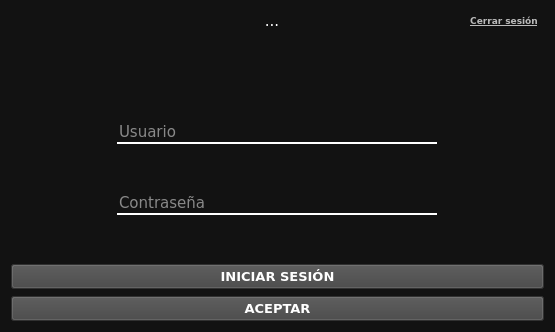
<?xml version="1.0" encoding="UTF-8"?>
<ui version="4.0">
 <class>Form</class>
 <widget class="QWidget" name="Form">
  <property name="geometry">
   <rect>
    <x>0</x>
    <y>0</y>
    <width>555</width>
    <height>332</height>
   </rect>
  </property>
  <property name="windowTitle">
   <string>Iniciar sesión</string>
  </property>
  <property name="windowIcon">
   <iconset>
    <normaloff>:/main/monitor_icon.png</normaloff>:/main/monitor_icon.png</iconset>
  </property>
  <property name="styleSheet">
   <string notr="true">QLineEdit {
color: #FFFFFF;
background-color: transparent;
border-style: solid;
border-bottom: 2px solid #FFFFFF;
}

QPushButton:enabled{
background-color: #444444;
color: #FFFFFF;
}

QPushButton:disabled{
background-color: #FFFFFF;
color: #adc1ce;
}

QWidget{
	background-color: #121212;
}

QPushButton:enabled{
	/*background-color: qlineargradient(x1: 0, y1: 0, x2: 0, y2: 1, stop: 0 #121212, stop: 1 #121212);*/
	/*background-color: #121212;*/
	/*color: white;*/
	/*font: 10pt &quot;Verdana&quot;;*/
}

QGroupBox{	
	border: none;
}

QTableWidget::item:hover{
	color: white;
}

 QScrollBar:vertical {
     border-radius: 100px;
     background: #595959;
     width: 5px;
     margin: 22px 0 22px 0;
 }
 QScrollBar::handle:vertical {
     background: #cdcdcd;
     min-height: 20px;
 }
 QScrollBar::add-line:vertical {
     /*border: 2px solid grey;*/
     /*background: #32CC99;*/
     /*height: 20px;*/
    /* subcontrol-position: bottom;*/
     /*subcontrol-origin: margin;*/
	width: 0;
 }

 QScrollBar::sub-line:vertical {
   /*  border: 2px solid grey;*/
     /*background: #32CC99;*/
     /*height: 20px;*/
    /* subcontrol-position: top;*/
    /* subcontrol-origin: margin;*/
	width: 0;
 }
 QScrollBar::up-arrow:vertical, QScrollBar::down-arrow:vertical {
     border: 2px solid grey;
     width: 3px;
     height: 3px;
     background: white;
 }

 QScrollBar::add-page:vertical, QScrollBar::sub-page:vertical {
     background: none;
 }

QTableWidget{
	selection-color: #1abc9c;
	selection-background-color: #121212;
	background-color: #121212;
	color: #7f8c8d;
}

QComboBox{
	color: #7f8c8d;
	background: #121212;	
	font: 75 12pt &quot;Verdana&quot;;
}

QComboBox::focus{
	color: white;
	selection-background-color: #121212;
}

Line{
	border: 2px solid #3A3A3A;
}</string>
  </property>
  <layout class="QVBoxLayout" name="verticalLayout">
   <property name="spacing">
    <number>7</number>
   </property>
   <item>
    <layout class="QHBoxLayout" name="horizontalLayout">
     <item>
      <widget class="QLabel" name="label">
       <property name="font">
        <font>
         <family>Verdana</family>
         <pointsize>7</pointsize>
         <weight>75</weight>
         <bold>true</bold>
        </font>
       </property>
       <property name="styleSheet">
        <string notr="true">color: transparent;</string>
       </property>
       <property name="text">
        <string>Cerrar sesión</string>
       </property>
      </widget>
     </item>
     <item>
      <spacer name="horizontalSpacer_2">
       <property name="orientation">
        <enum>Qt::Horizontal</enum>
       </property>
       <property name="sizeHint" stdset="0">
        <size>
         <width>40</width>
         <height>20</height>
        </size>
       </property>
      </spacer>
     </item>
     <item>
      <widget class="QLabel" name="labelBienvenido">
       <property name="minimumSize">
        <size>
         <width>240</width>
         <height>0</height>
        </size>
       </property>
       <property name="font">
        <font>
         <family>Verdana</family>
         <pointsize>11</pointsize>
        </font>
       </property>
       <property name="styleSheet">
        <string notr="true">color: white;</string>
       </property>
       <property name="text">
        <string>&lt;html&gt;&lt;head/&gt;&lt;body&gt;&lt;p align=&quot;center&quot;&gt;...&lt;/p&gt;&lt;/body&gt;&lt;/html&gt;</string>
       </property>
       <property name="alignment">
        <set>Qt::AlignCenter</set>
       </property>
       <property name="wordWrap">
        <bool>false</bool>
       </property>
      </widget>
     </item>
     <item>
      <spacer name="horizontalSpacer">
       <property name="orientation">
        <enum>Qt::Horizontal</enum>
       </property>
       <property name="sizeHint" stdset="0">
        <size>
         <width>40</width>
         <height>20</height>
        </size>
       </property>
      </spacer>
     </item>
     <item>
      <widget class="QPushButton" name="botonLogout">
       <property name="font">
        <font>
         <family>Verdana</family>
         <pointsize>7</pointsize>
         <weight>75</weight>
         <bold>true</bold>
         <underline>true</underline>
        </font>
       </property>
       <property name="cursor">
        <cursorShape>PointingHandCursor</cursorShape>
       </property>
       <property name="styleSheet">
        <string notr="true">:enabled{
	color: #BBBBBB;
}

:disabled{
	color: #BBBBBB;
}

:pressed{
	color: #FFFFFF;
	background-color: transparent;
}

:hover{
	font-size:7.5pt;
}</string>
       </property>
       <property name="text">
        <string>Cerrar sesión</string>
       </property>
       <property name="flat">
        <bool>true</bool>
       </property>
      </widget>
     </item>
    </layout>
   </item>
   <item>
    <widget class="QLabel" name="logo">
     <property name="styleSheet">
      <string notr="true"/>
     </property>
     <property name="text">
      <string/>
     </property>
    </widget>
   </item>
   <item>
    <widget class="QLabel" name="spacer1">
     <property name="text">
      <string/>
     </property>
    </widget>
   </item>
   <item alignment="Qt::AlignHCenter">
    <widget class="QLineEdit" name="editUsuario">
     <property name="minimumSize">
      <size>
       <width>320</width>
       <height>0</height>
      </size>
     </property>
     <property name="font">
      <font>
       <family>Verdana</family>
       <pointsize>11</pointsize>
      </font>
     </property>
     <property name="toolTip">
      <string>&lt;html&gt;&lt;head/&gt;&lt;body&gt;&lt;p&gt;jhhhj&lt;/p&gt;&lt;/body&gt;&lt;/html&gt;</string>
     </property>
     <property name="whatsThis">
      <string>&lt;html&gt;&lt;head/&gt;&lt;body&gt;&lt;p&gt;Usuario&lt;/p&gt;&lt;/body&gt;&lt;/html&gt;</string>
     </property>
     <property name="text">
      <string/>
     </property>
     <property name="placeholderText">
      <string>Usuario</string>
     </property>
    </widget>
   </item>
   <item>
    <widget class="QLabel" name="spacer2">
     <property name="text">
      <string/>
     </property>
    </widget>
   </item>
   <item alignment="Qt::AlignHCenter">
    <widget class="QLineEdit" name="editPassword">
     <property name="minimumSize">
      <size>
       <width>320</width>
       <height>0</height>
      </size>
     </property>
     <property name="font">
      <font>
       <family>Verdana</family>
       <pointsize>11</pointsize>
      </font>
     </property>
     <property name="text">
      <string/>
     </property>
     <property name="echoMode">
      <enum>QLineEdit::Password</enum>
     </property>
     <property name="placeholderText">
      <string>Contraseña</string>
     </property>
    </widget>
   </item>
   <item>
    <widget class="QLabel" name="spacer3">
     <property name="text">
      <string/>
     </property>
    </widget>
   </item>
   <item>
    <widget class="QPushButton" name="botonLogin">
     <property name="font">
      <font>
       <family>Verdana</family>
       <pointsize>10</pointsize>
       <weight>75</weight>
       <bold>true</bold>
      </font>
     </property>
     <property name="cursor">
      <cursorShape>PointingHandCursor</cursorShape>
     </property>
     <property name="styleSheet">
      <string notr="true"/>
     </property>
     <property name="text">
      <string>INICIAR SESIÓN</string>
     </property>
    </widget>
   </item>
   <item>
    <widget class="QPushButton" name="botonAceptar">
     <property name="font">
      <font>
       <family>Verdana</family>
       <pointsize>10</pointsize>
       <weight>75</weight>
       <bold>true</bold>
      </font>
     </property>
     <property name="text">
      <string>ACEPTAR</string>
     </property>
    </widget>
   </item>
  </layout>
 </widget>
 <tabstops>
  <tabstop>editUsuario</tabstop>
  <tabstop>editPassword</tabstop>
  <tabstop>botonLogin</tabstop>
  <tabstop>botonAceptar</tabstop>
  <tabstop>botonLogout</tabstop>
 </tabstops>
 <resources/>
 <connections/>
</ui>
